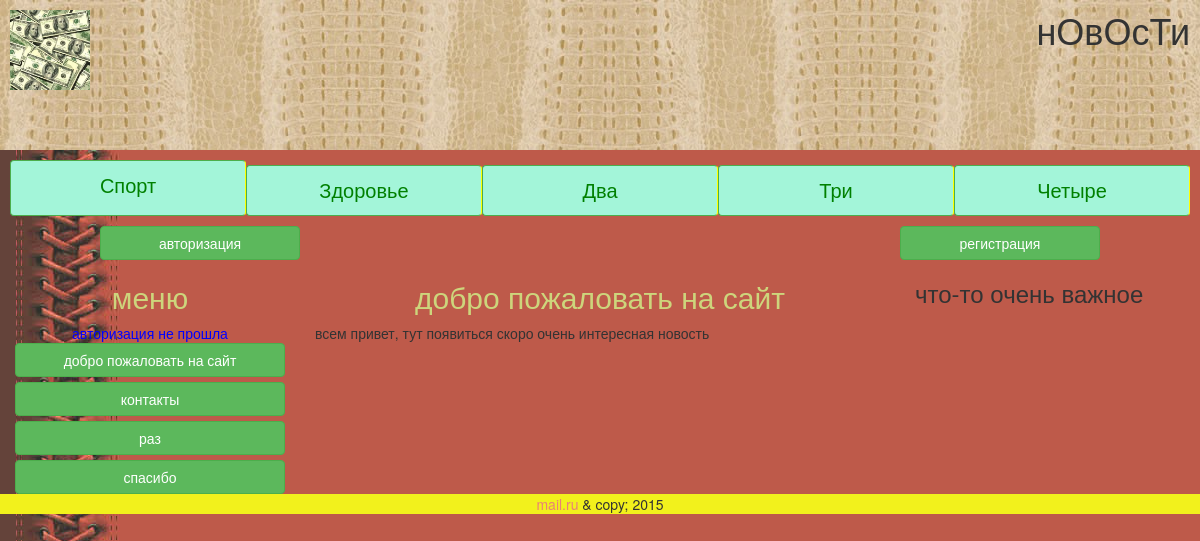
The page / on the database its author committed.
### tables this page shows
CREATE TABLE IF NOT EXISTS `maintexts` (
  `id` int(11) NOT NULL AUTO_INCREMENT,
  `name` tinytext NOT NULL,
  `body` text NOT NULL,
  `url` tinytext NOT NULL,
  `showhide` enum('show','hide') NOT NULL DEFAULT 'show',
  `lang` enum('ru','en') NOT NULL DEFAULT 'ru',
  `putdate` datetime NOT NULL,
  PRIMARY KEY (`id`)
);

### class/Database.php (called while the page is built, shortened)
<?php
class Database{
private $host = DB_HOST;
private $user= DB_USER;
private $pass=DB_PASS;
private $dbname=DB_NAME;
private $port=DB_PORT;
private $dbh;
private $stmt;
public function __construct(){
$dsn='mysql:host=' .$this->host . ';port=' . $this->port.';dbname=' . $this->dbname;
$options=array(
PDO::ATTR_ERRMODE=>PDO::ERRMODE_EXCEPTION
);
try{
$this->dbh=new PDO($dsn, $this->user, $this->pass, $options);
}
catch(PDOException $e){
$this->error=$e->getMessage();
}
}
public function query($query){
    $this->stmt = $this->dbh->prepare($query);
}
public function execute(){
    return $this->stmt->execute();
}
public function resultset(){
    $this->execute();
    return $this->stmt->fetchAll(PDO::FETCH_ASSOC);
}
public function single(){
    $this->execute();
    return $this->stmt->fetch(PDO::FETCH_ASSOC);
}
}

### templates/top.php (the view, shortened to what this page needs)
<?php require_once ("class/Database.php");?>
<!doctype html>
<html>
<head>
<link type ="text/css " href="media/css/style.css" rel="stylesheet"/>
<link type ="text/css " href="media/bootstrap/css/bootstrap.min.css" rel="stylesheet"/>
</head>
<body>
<header  id="header">
<img class="logo"  src="media/img/logo.png"/>
<h1>нОвОсТи</h1>
</header>
<nav class="topmenu">
<a href="#" class="btn btn-success btn-block"> Спорт</a>
<a href="zdorov.php" class="btn btn-success btn-block"> Здоровье</a>
<a href="#" class="btn btn-success btn-block"> Два</a>
<a href="#" class="btn btn-success btn-block"> Три</a>
<a href="#" class="btn btn-success btn-block"> Четыре</a>
</nav>
<?php
if ($_SESSION['id']){
?>
<div class="vih"><a href="logout.php" class="btn btn-success btn-block">выход</a></div>
<div class="cob"><a href="cobinet.php" class="btn btn-success btn-block">кабинет</a></div>
<div class="new"> <a href="new_news.php" class="btn btn-success btn-block">мои статьи</a></div>
<div class="parse"> <a href="parse_csv.php" class="btn btn-success btn-block">прикрепление файлов</a></div>
<?php
} else{
?>
<div class="registr"> <a href="reg.php" class="btn btn-success btn-block">регистрация</a></div>
<div class="avtor"> <a href="login.php" class="btn btn-success btn-block">авторизация</a></div>
<?php
};
?>
<div class="content">
<div class="col-md-3"><h2> меню</h2>
<?php
$obj=new database();
$query="SELECT * FROM maintexts WHERE showhide='show'";
$obj->query($query);
$rows = $obj->resultset();
if ($_SESSION['id']){
echo $_SESSION['id'];
} else{?>
<div class="textt"> авторизация не прошла</div>
<?php
}
foreach($rows as $one){
?>
  <a href="index.php?url=<?=$one['url']?>" class="btn btn-success btn-block"> <?=$one['name']?></a>
   <?php
}
?>
</div>
<div class="col-md-6">

### index.php
<?php require_once("templates/top.php");
if  ($_GET['url']){
$file=$_GET['url'];
}else{
$file='index';
}
$obj=new database();
$query= "select * from maintexts where url='$file'";
$obj->query($query);
$row=$obj-> single();
?>
<h2><?echo $row['name'];?></h2>
		<?echo $row['body'];?>
<?php require_once("templates/bottom.php");?>

### media/css/style.css (style rules this page uses)
#header { height:150px; background: url(../img/koga16.jpg); }
.logo { float:left; padding:10px; height:100px; width:100px; }
#header h1 { float:right; padding:10px; margin:0; }
body { background: url(../img/koga11.jpg); padding:0; margin:0; }
.registr { width: 200px; float:right; margin-right:100px; }
.avtor { width: 200px; margin-left:100px; }
.textt { color:blue; text-align:center; }
.topmenu { display:-moz-box; display:flex; padding:10px; wider:100%; margin:0 auto; }
.topmenu a { -moz-box-flex:1; flex:1; display:block; font-size:20px; color:green; text-decoration:none; text-align:center; padding:10px 0; background:#A3F5D9; border-right:1px solid yellow; }
.content h2 { color:#CDD57C; text-align:center; }

### rows shown on the page
maintexts: name "добро пожаловать на сайт", body "всем привет, тут появиться скоро очень интересная новость"
maintexts: name "контакты"
maintexts: name "раз"
maintexts: name "спасибо"
